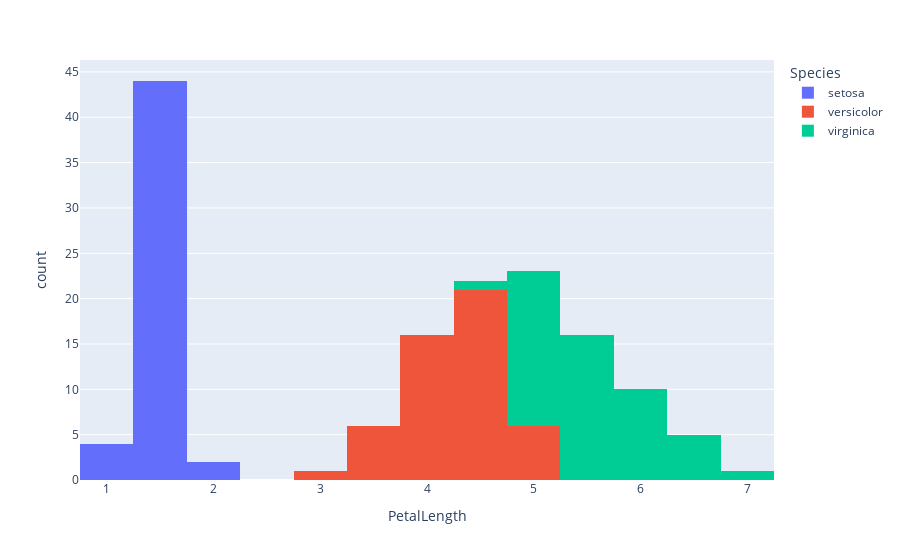

Notebook code for this chart:
### Markdown cell above
This distribution appears to be a mixture of two normal distributions.
As before, we can test this idea by adding color based on species:

- Copy the blocks above and add freestyle `color="Species"`

### Code cell
px.histogram(dta_iris,x='PetalLength',color='Species')

#<xml xmlns="https://developers.google.com/blockly/xml"><variables><variable id="+yh,Zg{hON]zy6D~.rH#">px</variable><variable id="E*CJ3@KOAl*hkk/%JY3Y">dta_iris</variable></variables><block type="varDoMethod" id="FAM@nk9NYE=zZC**,_F#" x="28" y="56"><mutation items="3"></mutation><field name="VAR" id="+yh,Zg{hON]zy6D~.rH#">px</field><field name="MEMBER">histogram</field><data>px:histogram</data><value name="ADD0"><block type="variables_get" id="?|WUnTcv0MLddRWQJu9%"><field name="VAR" id="E*CJ3@KOAl*hkk/%JY3Y">dta_iris</field></block></value><value name="ADD1"><block type="dummyOutputCodeBlock" id="UglOz/8vBZ3HJ~VR.TJk"><field name="CODE">x='PetalLength'</field></block></value><value name="ADD2"><block type="dummyOutputCodeBlock" id="ym@q@u~PVPTqUdz@t;1G"><field name="CODE">color='Species'</field></block></value></block></xml>

### Figure 1 — Plotly figure (JSON) as saved in the notebook; plotly's stock layout.template omitted (floating-point values rounded to 4 significant figures)
{"data": [{"bingroup": "x", "hovertemplate": "Species=setosa<br>PetalLength=%{x}<br>count=%{y}<extra></extra>", "legendgroup": "setosa", "marker": {"color": "#636efa", "pattern": {"shape": ""}}, "name": "setosa", "orientation": "v", "showlegend": true, "type": "histogram", "x": [1.4, 1.4, 1.3, 1.5, 1.4, 1.7, 1.4, 1.5, 1.4, 1.5, 1.5, 1.6, 1.4, 1.1, 1.2, 1.5, 1.3, 1.4, 1.7, 1.5, 1.7, 1.5, 1.0, 1.7, 1.9, 1.6, 1.6, 1.5, 1.4, 1.6, 1.6, 1.5, 1.5, 1.4, 1.5, 1.2, 1.3, 1.5, 1.3, 1.5, 1.3, 1.3, 1.3, 1.6, 1.9, 1.4, 1.6, 1.4, 1.5, 1.4], "xaxis": "x", "yaxis": "y"}, {"bingroup": "x", "hovertemplate": "Species=versicolor<br>PetalLength=%{x}<br>count=%{y}<extra></extra>", "legendgroup": "versicolor", "marker": {"color": "#EF553B", "pattern": {"shape": ""}}, "name": "versicolor", "orientation": "v", "showlegend": true, "type": "histogram", "x": [4.7, 4.5, 4.9, 4.0, 4.6, 4.5, 4.7, 3.3, 4.6, 3.9, 3.5, 4.2, 4.0, 4.7, 3.6, 4.4, 4.5, 4.1, 4.5, 3.9, 4.8, 4.0, 4.9, 4.7, 4.3, 4.4, 4.8, 5.0, 4.5, 3.5, 3.8, 3.7, 3.9, 5.1, 4.5, 4.5, 4.7, 4.4, 4.1, 4.0, 4.4, 4.6, 4.0, 3.3, 4.2, 4.2, 4.2, 4.3, 3.0, 4.1], "xaxis": "x", "yaxis": "y"}, {"bingroup": "x", "hovertemplate": "Species=virginica<br>PetalLength=%{x}<br>count=%{y}<extra></extra>", "legendgroup": "virginica", "marker": {"color": "#00cc96", "pattern": {"shape": ""}}, "name": "virginica", "orientation": "v", "showlegend": true, "type": "histogram", "x": [6.0, 5.1, 5.9, 5.6, 5.8, 6.6, 4.5, 6.3, 5.8, 6.1, 5.1, 5.3, 5.5, 5.0, 5.1, 5.3, 5.5, 6.7, 6.9, 5.0, 5.7, 4.9, 6.7, 4.9, 5.7, 6.0, 4.8, 4.9, 5.6, 5.8, 6.1, 6.4, 5.6, 5.1, 5.6, 6.1, 5.6, 5.5, 4.8, 5.4, 5.6, 5.1, 5.1, 5.9, 5.7, 5.2, 5.0, 5.2, 5.4, 5.1], "xaxis": "x", "yaxis": "y"}], "layout": {"barmode": "relative", "legend": {"title": {"text": "Species"}, "tracegroupgap": 0}, "margin": {"t": 60}, "xaxis": {"anchor": "y", "domain": [0, 1], "title": {"text": "PetalLength"}}, "yaxis": {"anchor": "x", "domain": [0, 1], "title": {"text": "count"}}}}
